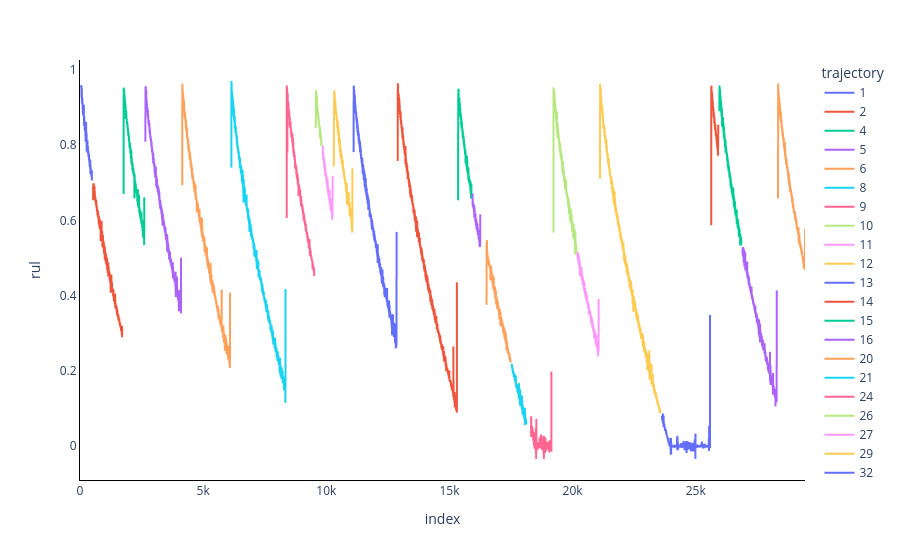

This figure's notebook cell:
### Code cell
df_sliding = experiment.rul_processing.df_sliding
df_sliding['rul'] = experiment.z
df_ = df.join(df_sliding[['tiempo', 'rul']].set_index('tiempo'), on='tiempo')
df_['rul_avg'] = df_['rul'].rolling(window=6, min_periods=1).mean()
df_['index'] = df_.index.values

fig = px.line(df_, x='index', y='rul', color='trajectory')
fig.update_layout(
            template='plotly_white',
            plot_bgcolor='rgba(255, 255, 255, 1)',
            paper_bgcolor='rgba(255, 255, 255, 1)',
            xaxis=dict(showgrid=False, zeroline=False, showline=True, linecolor='black'),
            yaxis=dict(showgrid=False, zeroline=False, showline=True, linecolor='black'),
            )
fig.show()

### Figure 1 — Plotly figure (JSON) as saved in the notebook; plotly's stock layout.template omitted (floating-point values rounded to 4 significant figures; data arrays with more than 128 entries replaced by an {"elided": "..."} marker saying what was removed)
{"data": [{"hovertemplate": "trajectory=1<br>index=%{x}<br>rul=%{y}<extra></extra>", "legendgroup": "1", "line": {"color": "#636efa", "dash": "solid"}, "marker": {"symbol": "circle"}, "mode": "lines", "name": "1", "showlegend": true, "type": "scattergl", "x": {"elided": "486 int values"}, "xaxis": "x", "y": {"elided": "486 float values"}, "yaxis": "y"}, {"hovertemplate": "trajectory=2<br>index=%{x}<br>rul=%{y}<extra></extra>", "legendgroup": "2", "line": {"color": "#EF553B", "dash": "solid"}, "marker": {"symbol": "circle"}, "mode": "lines", "name": "2", "showlegend": true, "type": "scattergl", "x": {"elided": "1228 int values"}, "xaxis": "x", "y": {"elided": "1228 float values"}, "yaxis": "y"}, {"hovertemplate": "trajectory=4<br>index=%{x}<br>rul=%{y}<extra></extra>", "legendgroup": "4", "line": {"color": "#00cc96", "dash": "solid"}, "marker": {"symbol": "circle"}, "mode": "lines", "name": "4", "showlegend": true, "type": "scattergl", "x": {"elided": "885 int values"}, "xaxis": "x", "y": {"elided": "885 float values"}, "yaxis": "y"}, {"hovertemplate": "trajectory=5<br>index=%{x}<br>rul=%{y}<extra></extra>", "legendgroup": "5", "line": {"color": "#ab63fa", "dash": "solid"}, "marker": {"symbol": "circle"}, "mode": "lines", "name": "5", "showlegend": true, "type": "scattergl", "x": {"elided": "1496 int values"}, "xaxis": "x", "y": {"elided": "1496 float values"}, "yaxis": "y"}, {"hovertemplate": "trajectory=6<br>index=%{x}<br>rul=%{y}<extra></extra>", "legendgroup": "6", "line": {"color": "#FFA15A", "dash": "solid"}, "marker": {"symbol": "circle"}, "mode": "lines", "name": "6", "showlegend": true, "type": "scattergl", "x": {"elided": "1986 int values"}, "xaxis": "x", "y": {"elided": "1986 float values"}, "yaxis": "y"}, {"hovertemplate": "trajectory=8<br>index=%{x}<br>rul=%{y}<extra></extra>", "legendgroup": "8", "line": {"color": "#19d3f3", "dash": "solid"}, "marker": {"symbol": "circle"}, "mode": "lines", "name": "8", "showlegend": true, "type": "scattergl", "x": {"elided": "2247 int values"}, "xaxis": "x", "y": {"elided": "2247 float values"}, "yaxis": "y"}, {"hovertemplate": "trajectory=9<br>index=%{x}<br>rul=%{y}<extra></extra>", "legendgroup": "9", "line": {"color": "#FF6692", "dash": "solid"}, "marker": {"symbol": "circle"}, "mode": "lines", "name": "9", "showlegend": true, "type": "scattergl", "x": {"elided": "1171 int values"}, "xaxis": "x", "y": {"elided": "1171 float values"}, "yaxis": "y"}, {"hovertemplate": "trajectory=10<br>index=%{x}<br>rul=%{y}<extra></extra>", "legendgroup": "10", "line": {"color": "#B6E880", "dash": "solid"}, "marker": {"symbol": "circle"}, "mode": "lines", "name": "10", "showlegend": true, "type": "scattergl", "x": {"elided": "296 int values"}, "xaxis": "x", "y": {"elided": "296 float values"}, "yaxis": "y"}, {"hovertemplate": "trajectory=11<br>index=%{x}<br>rul=%{y}<extra></extra>", "legendgroup": "11", "line": {"color": "#FF97FF", "dash": "solid"}, "marker": {"symbol": "circle"}, "mode": "lines", "name": "11", "showlegend": true, "type": "scattergl", "x": {"elided": "445 int values"}, "xaxis": "x", "y": {"elided": "445 float values"}, "yaxis": "y"}, {"hovertemplate": "trajectory=12<br>index=%{x}<br>rul=%{y}<extra></extra>", "legendgroup": "12", "line": {"color": "#FECB52", "dash": "solid"}, "marker": {"symbol": "circle"}, "mode": "lines", "name": "12", "showlegend": true, "type": "scattergl", "x": {"elided": "805 int values"}, "xaxis": "x", "y": {"elided": "805 float values"}, "yaxis": "y"}, {"hovertemplate": "trajectory=13<br>index=%{x}<br>rul=%{y}<extra></extra>", "legendgroup": "13", "line": {"color": "#636efa", "dash": "solid"}, "marker": {"symbol": "circle"}, "mode": "lines", "name": "13", "showlegend": true, "type": "scattergl", "x": {"elided": "1793 int values"}, "xaxis": "x", "y": {"elided": "1793 float values"}, "yaxis": "y"}, {"hovertemplate": "trajectory=14<br>index=%{x}<br>rul=%{y}<extra></extra>", "legendgroup": "14", "line": {"color": "#EF553B", "dash": "solid"}, "marker": {"symbol": "circle"}, "mode": "lines", "name": "14", "showlegend": true, "type": "scattergl", "x": {"elided": "2450 int values"}, "xaxis": "x", "y": {"elided": "2450 float values"}, "yaxis": "y"}, {"hovertemplate": "trajectory=15<br>index=%{x}<br>rul=%{y}<extra></extra>", "legendgroup": "15", "line": {"color": "#00cc96", "dash": "solid"}, "marker": {"symbol": "circle"}, "mode": "lines", "name": "15", "showlegend": true, "type": "scattergl", "x": {"elided": "588 int values"}, "xaxis": "x", "y": {"elided": "588 float values"}, "yaxis": "y"}, {"hovertemplate": "trajectory=16<br>index=%{x}<br>rul=%{y}<extra></extra>", "legendgroup": "16", "line": {"color": "#ab63fa", "dash": "solid"}, "marker": {"symbol": "circle"}, "mode": "lines", "name": "16", "showlegend": true, "type": "scattergl", "x": {"elided": "360 int values"}, "xaxis": "x", "y": {"elided": "360 float values"}, "yaxis": "y"}, {"hovertemplate": "trajectory=20<br>index=%{x}<br>rul=%{y}<extra></extra>", "legendgroup": "20", "line": {"color": "#FFA15A", "dash": "solid"}, "marker": {"symbol": "circle"}, "mode": "lines", "name": "20", "showlegend": true, "type": "scattergl", "x": {"elided": "1027 int values"}, "xaxis": "x", "y": {"elided": "1027 float values"}, "yaxis": "y"}, {"hovertemplate": "trajectory=21<br>index=%{x}<br>rul=%{y}<extra></extra>", "legendgroup": "21", "line": {"color": "#19d3f3", "dash": "solid"}, "marker": {"symbol": "circle"}, "mode": "lines", "name": "21", "showlegend": true, "type": "scattergl", "x": {"elided": "633 int values"}, "xaxis": "x", "y": {"elided": "633 float values"}, "yaxis": "y"}, {"hovertemplate": "trajectory=24<br>index=%{x}<br>rul=%{y}<extra></extra>", "legendgroup": "24", "line": {"color": "#FF6692", "dash": "solid"}, "marker": {"symbol": "circle"}, "mode": "lines", "name": "24", "showlegend": true, "type": "scattergl", "x": {"elided": "880 int values"}, "xaxis": "x", "y": {"elided": "880 float values"}, "yaxis": "y"}, {"hovertemplate": "trajectory=26<br>index=%{x}<br>rul=%{y}<extra></extra>", "legendgroup": "26", "line": {"color": "#B6E880", "dash": "solid"}, "marker": {"symbol": "circle"}, "mode": "lines", "name": "26", "showlegend": true, "type": "scattergl", "x": {"elided": "970 int values"}, "xaxis": "x", "y": {"elided": "970 float values"}, "yaxis": "y"}, {"hovertemplate": "trajectory=27<br>index=%{x}<br>rul=%{y}<extra></extra>", "legendgroup": "27", "line": {"color": "#FF97FF", "dash": "solid"}, "marker": {"symbol": "circle"}, "mode": "lines", "name": "27", "showlegend": true, "type": "scattergl", "x": {"elided": "909 int values"}, "xaxis": "x", "y": {"elided": "909 float values"}, "yaxis": "y"}, {"hovertemplate": "trajectory=29<br>index=%{x}<br>rul=%{y}<extra></extra>", "legendgroup": "29", "line": {"color": "#FECB52", "dash": "solid"}, "marker": {"symbol": "circle"}, "mode": "lines", "name": "29", "showlegend": true, "type": "scattergl", "x": {"elided": "2491 int values"}, "xaxis": "x", "y": {"elided": "2491 float values"}, "yaxis": "y"}, {"hovertemplate": "trajectory=32<br>index=%{x}<br>rul=%{y}<extra></extra>", "legendgroup": "32", "line": {"color": "#636efa", "dash": "solid"}, "marker": {"symbol": "circle"}, "mode": "lines", "name": "32", "showlegend": true, "type": "scattergl", "x": {"elided": "2001 int values"}, "xaxis": "x", "y": {"elided": "2001 float values"}, "yaxis": "y"}, {"hovertemplate": "trajectory=33<br>index=%{x}<br>rul=%{y}<extra></extra>", "legendgroup": "33", "line": {"color": "#EF553B", "dash": "solid"}, "marker": {"symbol": "circle"}, "mode": "lines", "name": "33", "showlegend": true, "type": "scattergl", "x": {"elided": "331 int values"}, "xaxis": "x", "y": {"elided": "331 float values"}, "yaxis": "y"}, {"hovertemplate": "trajectory=34<br>index=%{x}<br>rul=%{y}<extra></extra>", "legendgroup": "34", "line": {"color": "#00cc96", "dash": "solid"}, "marker": {"symbol": "circle"}, "mode": "lines", "name": "34", "showlegend": true, "type": "scattergl", "x": {"elided": "937 int values"}, "xaxis": "x", "y": {"elided": "937 float values"}, "yaxis": "y"}, {"hovertemplate": "trajectory=35<br>index=%{x}<br>rul=%{y}<extra></extra>", "legendgroup": "35", "line": {"color": "#ab63fa", "dash": "solid"}, "marker": {"symbol": "circle"}, "mode": "lines", "name": "35", "showlegend": true, "type": "scattergl", "x": {"elided": "1439 int values"}, "xaxis": "x", "y": {"elided": "1439 float values"}, "yaxis": "y"}, {"hovertemplate": "trajectory=37<br>index=%{x}<br>rul=%{y}<extra></extra>", "legendgroup": "37", "line": {"color": "#FFA15A", "dash": "solid"}, "marker": {"symbol": "circle"}, "mode": "lines", "name": "37", "showlegend": true, "type": "scattergl", "x": {"elided": "1143 int values"}, "xaxis": "x", "y": {"elided": "1143 float values"}, "yaxis": "y"}], "layout": {"legend": {"title": {"text": "trajectory"}, "tracegroupgap": 0}, "margin": {"t": 60}, "paper_bgcolor": "rgba(255, 255, 255, 1)", "plot_bgcolor": "rgba(255, 255, 255, 1)", "xaxis": {"anchor": "y", "domain": [0, 1], "linecolor": "black", "showgrid": false, "showline": true, "title": {"text": "index"}, "zeroline": false}, "yaxis": {"anchor": "x", "domain": [0, 1], "linecolor": "black", "showgrid": false, "showline": true, "title": {"text": "rul"}, "zeroline": false}}}
